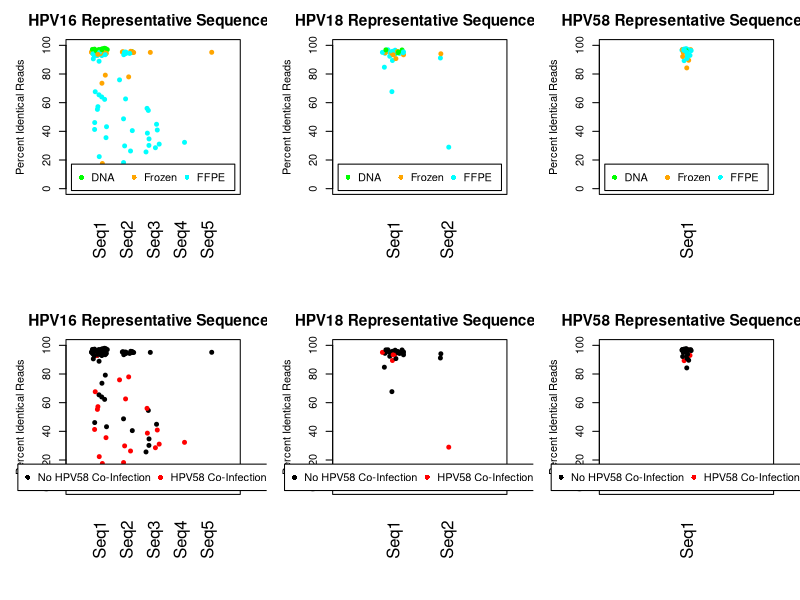

R code for this plot:
set.seed(0)

#NOTE: Using the 15% frequency causes us to lose the 2 lower freqeuncy HPV18 sequences (while keeping the overall trend for HPV16)

HPV16.seqs = c("ACGCAGTACAAATATGTCATTATGTGCTGCCATATCTACTTCAGAAACTACATATAAAAATACTAACTTTAAGGAGTACCTACGACATGGGGAG",
				"ACGCAGTACAAATATGTCATTATGTGCTGCCATATCTACTTCAGAACCTACATATAAAAATACTAACTTTAAAGAGTACCTACGACATGGGGAG",
				"ACGCAGTACAAATATGTCATTATGTGCTGCCATATCTACTTCAGAAACTACATATAAAAATACTAACTTTAAGGAGTACCTACGACATGGGGAA",
				"ACGCAGTACAAATATGTCATTATGTGCTGCCATATCTACTTCAGAACCTACATATAAAAATACTAACTTTAAAGAGTACCTATGACATGGGGAG",
				"ACGCAGTACAAATATGTCATTATGTGCTGCCATATCTACTTCAGAAACTACATATAAAAATACTAACTTTAAAGAGTACCTACGACATGGGGAG")
HPV18.seqs = c("TCGCAGTACCAATTTAACAATATGTGCTTCTACACAGTCTCCTGTACCTGGGCAATATGATGCTACCAAATTTAAGCAGTATAGCAGACATGTTGAG",
				"TCGTAGTACCAATTTAACAATATGTGCTTCTACACAGTCTCCTGTACCTGGGCAATATGATGCTACCAAATTTAAGCAGTATAGCAGACATGTTGAA")
HPV58.seqs = c("TCGTAGCACTAATATGACATTATGCACTGAAGTAACTAAGGAAGGTACATATAAAAATGATAATTTTAAGGAATATGTACGTCATGTTGAA")

#this uses the genotypes **without** the qPCR flag
HPV16.table = read.table("HPV16_seq_stats_freq20.txt", head=T, sep="\t")
HPV18.table = read.table("HPV18_seq_stats_freq20.txt", head=T, sep="\t")
HPV58.table = read.table("HPV58_seq_stats_freq20.txt", head=T, sep="\t")
meta.table = read.table("../../Selected_Output_Files/combined_genotype_with_year_and_ethnicity_freq20.txt", head=T, sep="\t")


HPV16.sample = c()
HPV16.rep.seqs = c()
HPV16.freq = c()

for (i in 1:length(HPV16.seqs)){
	temp.table = HPV16.table[grep(HPV16.seqs[i],HPV16.table$Rep.Seq),]
	
	for (j in 1:nrow(temp.table)){
		sampleID = as.character(temp.table$Sample[j])
		seq.text = as.character(temp.table$Rep.Seq[j])
		seq.percent = as.character(temp.table$Rep.Percent[j])
		
		HPV16.sample = c(HPV16.sample, sampleID)
		
		seq.arr = unlist(strsplit(seq.text, split=", "))
		if(length(seq.arr) == 1){
			HPV16.rep.seqs = c(HPV16.rep.seqs, HPV16.seqs[i])
			HPV16.freq = c(HPV16.freq, as.numeric(seq.percent))
		}else{
			percent.arr = unlist(strsplit(seq.percent, split=", "))
			matched.percent = percent.arr[seq.arr == HPV16.seqs[i]]
			if(length(matched.percent) > 1){
				stop("Issue with Matched Percent")
			}else if(length(matched.percent) == 0){
				stop("No matching sequence?")
			}
			
			HPV16.rep.seqs = c(HPV16.rep.seqs, HPV16.seqs[i])
			HPV16.freq = c(HPV16.freq, as.numeric(matched.percent))
		}
	}#end for (j in 1:nrow(temp.table))
}#end for (i in 1:length(HPV16.seqs))

HPV16.rep.seqs = factor(HPV16.rep.seqs, HPV16.seqs)
print(table(HPV16.rep.seqs))
print(tapply(HPV16.freq, HPV16.rep.seqs, mean))
print(tapply(HPV16.freq, HPV16.rep.seqs, sd))

HPV18.sample = c()
HPV18.rep.seqs = c()
HPV18.freq = c()

for (i in 1:length(HPV18.seqs)){
	temp.table = HPV18.table[grep(HPV18.seqs[i],HPV18.table$Rep.Seq),]
	
	for (j in 1:nrow(temp.table)){
		sampleID = as.character(temp.table$Sample[j])
		seq.text = as.character(temp.table$Rep.Seq[j])
		seq.percent = as.character(temp.table$Rep.Percent[j])
		
		HPV18.sample = c(HPV18.sample, sampleID)
		
		seq.arr = unlist(strsplit(seq.text, split=", "))
		if(length(seq.arr) == 1){
			HPV18.rep.seqs = c(HPV18.rep.seqs, HPV18.seqs[i])
			HPV18.freq = c(HPV18.freq, as.numeric(seq.percent))
		}else{
			percent.arr = unlist(strsplit(seq.percent, split=", "))
			matched.percent = percent.arr[seq.arr == HPV18.seqs[i]]
			if(length(matched.percent) > 1){
				stop("Issue with Matched Percent")
			}else if(length(matched.percent) == 0){
				stop("No matching sequence?")
			}
			
			HPV18.rep.seqs = c(HPV18.rep.seqs, HPV18.seqs[i])
			HPV18.freq = c(HPV18.freq, as.numeric(matched.percent))
		}
	}#end for (j in 1:nrow(temp.table))
}#end for (i in 1:length(HPV18.seqs))

HPV18.rep.seqs = factor(HPV18.rep.seqs, HPV18.seqs)
print(table(HPV18.rep.seqs))
print(tapply(HPV18.freq, HPV18.rep.seqs, mean))
print(tapply(HPV18.freq, HPV18.rep.seqs, sd))

png("HPV_genotype_divergence.png", height = 800, width = 1200)
par(mfrow=c(2,3))
###########################
### HPV16 - Sample Type ###
###########################

seqCol=rep("gray",length(HPV16.sample))
seqCol[grep("^13",HPV16.sample)]="green"
seqCol[grep("^14",HPV16.sample)]="orange"
seqCol[grep("^15",HPV16.sample)]="cyan"

repSeq= as.character(HPV16.rep.seqs)
for (i in 1:length(HPV16.seqs)){
	repSeq[HPV16.rep.seqs == HPV16.seqs[i]]=paste("Seq",i,sep="")
}#end for (i in 1:length(HPV16.seqs))
repSeq = factor(repSeq, levels=paste("Seq",1:length(HPV16.seqs),sep=""))

jitter.HPV16 = jitter(as.numeric(repSeq), factor=1.5)

par(mar=c(8,5,3,2))
plot(jitter.HPV16, HPV16.freq,
		xaxt="n", xlim=c(0,length(levels(repSeq))+1), ylim=c(0,100), cex=0.8, cex.main=1.4,
		xlab="", ylab="Percent Identical Reads", pch=19, col=seqCol, main = "HPV16 Representative Sequences")
mtext(levels(repSeq), side=1, at =1:length(levels(repSeq)), las=2, line=2)
legend("bottom",legend=c("DNA","Frozen","FFPE"),col=c("green","orange","cyan"),
			cex=1, pch=16, inset=0.025, xpd=T, ncol=3)

###########################
### HPV18 - Sample Type ###
###########################

seqCol=rep("gray",length(HPV18.sample))
seqCol[grep("^13",HPV18.sample)]="green"
seqCol[grep("^14",HPV18.sample)]="orange"
seqCol[grep("^15",HPV18.sample)]="cyan"

repSeq= as.character(HPV18.rep.seqs)
for (i in 1:length(HPV18.seqs)){
	repSeq[HPV18.rep.seqs == HPV18.seqs[i]]=paste("Seq",i,sep="")
}#end for (i in 1:length(HPV18.seqs))
repSeq = factor(repSeq, levels=paste("Seq",1:length(HPV18.seqs),sep=""))

jitter.HPV18 = jitter(as.numeric(repSeq), factor=1)

par(mar=c(8,5,3,2))
plot(jitter.HPV18, HPV18.freq,
		xaxt="n", xlim=c(0,length(levels(repSeq))+1), ylim=c(0,100), cex=0.8, cex.main=1.4,
		xlab="", ylab="Percent Identical Reads", pch=19, col=seqCol, main = "HPV18 Representative Sequences")
mtext(levels(repSeq), side=1, at =1:length(levels(repSeq)), las=2, line=2)
legend("bottom",legend=c("DNA","Frozen","FFPE"),col=c("green","orange","cyan"),
			cex=1, pch=16, inset=0.025, xpd=T, ncol=3)

###########################
### HPV58 - Sample Type ###
###########################

seqCol=rep("gray",nrow(HPV58.table))
seqCol[grep("^13",HPV58.table$Sample)]="green"
seqCol[grep("^14",HPV58.table$Sample)]="orange"
seqCol[grep("^15",HPV58.table$Sample)]="cyan"

repSeq= rep("Seq1",nrow(HPV58.table))
repSeq = factor(repSeq, levels=c("Seq1"))

print(nrow(HPV58.table))
print(mean(HPV58.table$Rep.Percent))
print(sd(HPV58.table$Rep.Percent))

jitter.HPV58 = jitter(as.numeric(repSeq), factor=3)

par(mar=c(8,5,3,2))
plot(jitter.HPV58, HPV58.table$Rep.Percent,
		xaxt="n", xlim=c(0,length(levels(repSeq))+1), ylim=c(0,100), cex=0.8, cex.main=1.4,
		xlab="", ylab="Percent Identical Reads", pch=19, col=seqCol, main = "HPV58 Representative Sequences")
mtext(levels(repSeq), side=1, at =1:length(levels(repSeq)), las=2, line=2)
legend("bottom",legend=c("DNA","Frozen","FFPE"),col=c("green","orange","cyan"),
			cex=1, pch=16, inset=0.025, xpd=T, ncol=3)

##################################
### HPV16 : HPV58 Co-Infection ###
##################################

seqCol=rep("black",length(HPV16.sample))
for(i in 1:length(HPV16.sample)){
	temp.subtype = as.character(meta.table$genotype[meta.table$Sample == HPV16.sample[i]])
	temp.subtype.arr = unlist(strsplit(temp.subtype, split=","))
	if(length(temp.subtype.arr) > 1){
		#print(temp.subtype.arr)
		if("HPV58" %in% temp.subtype.arr){
			seqCol[i]="red"
		}#end if("HPV58" %in% temp.subtype.arr)
	}#end if(length(temp.subtype.arr) > 1)
}#end for(i in 1:length(HPV16.sample))


repSeq= as.character(HPV16.rep.seqs)
for (i in 1:length(HPV16.seqs)){
	repSeq[HPV16.rep.seqs == HPV16.seqs[i]]=paste("Seq",i,sep="")
}#end for (i in 1:length(HPV16.seqs))
repSeq = factor(repSeq, levels=paste("Seq",1:length(HPV16.seqs),sep=""))

par(mar=c(8,5,3,2))
plot(jitter.HPV16, HPV16.freq,
		xaxt="n", xlim=c(0,length(levels(repSeq))+1), ylim=c(0,100), cex=0.8, cex.main=1.4,
		xlab="", ylab="Percent Identical Reads", pch=19, col=seqCol, main = "HPV16 Representative Sequences")
mtext(levels(repSeq), side=1, at =1:length(levels(repSeq)), las=2, line=2)
legend("bottom",legend=c("No HPV58 Co-Infection","HPV58 Co-Infection"),col=c("black","red"),
			cex=1, pch=16, inset=0.025, xpd=T, ncol=2)

##################################
### HPV18 : HPV58 Co-Infection ###
##################################

seqCol=rep("black",length(HPV18.sample))
for(i in 1:length(HPV16.sample)){
	temp.subtype = as.character(meta.table$genotype[meta.table$Sample == HPV16.sample[i]])
	temp.subtype.arr = unlist(strsplit(temp.subtype, split=","))
	if(length(temp.subtype.arr) > 1){
		print(temp.subtype.arr)
		if("HPV58" %in% temp.subtype.arr){
			seqCol[i]="red"
		}#end if("HPV58" %in% temp.subtype.arr)
	}#end if(length(temp.subtype.arr) > 1)
}#end for(i in 1:length(HPV16.sample))

repSeq= as.character(HPV18.rep.seqs)
for (i in 1:length(HPV18.seqs)){
	repSeq[HPV18.rep.seqs == HPV18.seqs[i]]=paste("Seq",i,sep="")
}#end for (i in 1:length(HPV18.seqs))
repSeq = factor(repSeq, levels=paste("Seq",1:length(HPV18.seqs),sep=""))

par(mar=c(8,5,3,2))
plot(jitter.HPV18, HPV18.freq,
		xaxt="n", xlim=c(0,length(levels(repSeq))+1), ylim=c(0,100), cex=0.8, cex.main=1.4,
		xlab="", ylab="Percent Identical Reads", pch=19, col=seqCol, main = "HPV18 Representative Sequences")
mtext(levels(repSeq), side=1, at =1:length(levels(repSeq)), las=2, line=2)
legend("bottom",legend=c("No HPV58 Co-Infection","HPV58 Co-Infection"),col=c("black","red"),
			cex=1, pch=16, inset=0.025, xpd=T, ncol=2)

##################################
### HPV58 : HPV58 Co-Infection ###
##################################
	
seqCol=rep("black",nrow(HPV58.table))
for(i in 1:length(HPV16.sample)){
	temp.subtype = as.character(meta.table$genotype[meta.table$Sample == HPV16.sample[i]])
	temp.subtype.arr = unlist(strsplit(temp.subtype, split=","))
	if(length(temp.subtype.arr) > 1){
		print(temp.subtype.arr)
		if("HPV58" %in% temp.subtype.arr){
			seqCol[i]="red"
		}#end if("HPV58" %in% temp.subtype.arr)
	}#end if(length(temp.subtype.arr) > 1)
}#end for(i in 1:length(HPV16.sample))

repSeq= rep("Seq1",nrow(HPV58.table))
repSeq = factor(repSeq, levels=c("Seq1"))

print(nrow(HPV58.table))
print(mean(HPV58.table$Rep.Percent))
print(sd(HPV58.table$Rep.Percent))

par(mar=c(8,5,3,2))
plot(jitter.HPV58, HPV58.table$Rep.Percent,
		xaxt="n", xlim=c(0,length(levels(repSeq))+1), ylim=c(0,100), cex=0.8, cex.main=1.4,
		xlab="", ylab="Percent Identical Reads", pch=19, col=seqCol, main = "HPV58 Representative Sequences")
mtext(levels(repSeq), side=1, at =1:length(levels(repSeq)), las=2, line=2)
legend("bottom",legend=c("No HPV58 Co-Infection","HPV58 Co-Infection"),col=c("black","red"),
			cex=1, pch=16, inset=0.025, xpd=T, ncol=2)
	
dev.off()